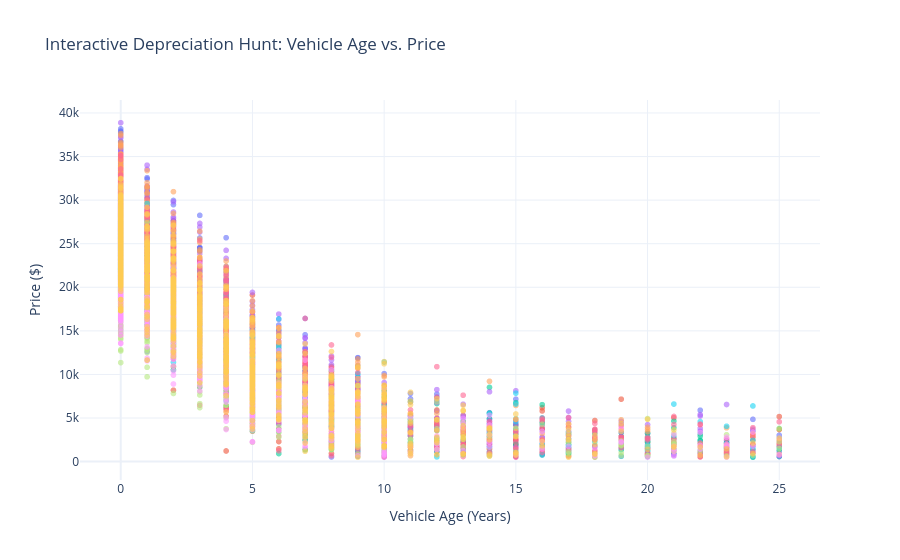

Notebook code cell kept with this figure:
### Code cell
import plotly.express as px



# Create the interactive scatter plot
fig = px.scatter(df_clean, 
                 x='age', 
                 y='price',
                 color='brand',
                 hover_data=['model', 'fuel_type'], # Adds specific details to tooltips
                 title='Interactive Depreciation Hunt: Vehicle Age vs. Price',
                 labels={'age': 'Vehicle Age (Years)', 'price': 'Price ($)'},
                 template='plotly_white',
                 opacity=0.6)

# Update layout for a cleaner look in the README
fig.update_layout(showlegend=False) 
fig.show()

### Figure 1 — Plotly figure (JSON) as saved in the notebook; plotly's stock layout.template omitted (floating-point values rounded to 4 significant figures; data arrays with more than 128 entries replaced by an {"elided": "..."} marker saying what was removed)
{"data": [{"customdata": {"elided": "772x2 str values"}, "hovertemplate": "brand=Audi<br>Vehicle Age (Years)=%{x}<br>Price ($)=%{y}<br>model=%{customdata[0]}<br>fuel_type=%{customdata[1]}<extra></extra>", "legendgroup": "Audi", "marker": {"color": "#636efa", "opacity": 0.6, "symbol": "circle"}, "mode": "markers", "name": "Audi", "showlegend": true, "type": "scattergl", "x": {"elided": "772 int values"}, "xaxis": "x", "y": {"elided": "772 int values"}, "yaxis": "y"}, {"customdata": {"elided": "868x2 str values"}, "hovertemplate": "brand=VW<br>Vehicle Age (Years)=%{x}<br>Price ($)=%{y}<br>model=%{customdata[0]}<br>fuel_type=%{customdata[1]}<extra></extra>", "legendgroup": "VW", "marker": {"color": "#EF553B", "opacity": 0.6, "symbol": "circle"}, "mode": "markers", "name": "VW", "showlegend": true, "type": "scattergl", "x": {"elided": "868 int values"}, "xaxis": "x", "y": {"elided": "868 int values"}, "yaxis": "y"}, {"customdata": {"elided": "894x2 str values"}, "hovertemplate": "brand=Ford<br>Vehicle Age (Years)=%{x}<br>Price ($)=%{y}<br>model=%{customdata[0]}<br>fuel_type=%{customdata[1]}<extra></extra>", "legendgroup": "Ford", "marker": {"color": "#00cc96", "opacity": 0.6, "symbol": "circle"}, "mode": "markers", "name": "Ford", "showlegend": true, "type": "scattergl", "x": {"elided": "894 int values"}, "xaxis": "x", "y": {"elided": "894 int values"}, "yaxis": "y"}, {"customdata": {"elided": "924x2 str values"}, "hovertemplate": "brand=Mercedes<br>Vehicle Age (Years)=%{x}<br>Price ($)=%{y}<br>model=%{customdata[0]}<br>fuel_type=%{customdata[1]}<extra></extra>", "legendgroup": "Mercedes", "marker": {"color": "#ab63fa", "opacity": 0.6, "symbol": "circle"}, "mode": "markers", "name": "Mercedes", "showlegend": true, "type": "scattergl", "x": {"elided": "924 int values"}, "xaxis": "x", "y": {"elided": "924 int values"}, "yaxis": "y"}, {"customdata": {"elided": "896x2 str values"}, "hovertemplate": "brand=BMW<br>Vehicle Age (Years)=%{x}<br>Price ($)=%{y}<br>model=%{customdata[0]}<br>fuel_type=%{customdata[1]}<extra></extra>", "legendgroup": "BMW", "marker": {"color": "#FFA15A", "opacity": 0.6, "symbol": "circle"}, "mode": "markers", "name": "BMW", "showlegend": true, "type": "scattergl", "x": {"elided": "896 int values"}, "xaxis": "x", "y": {"elided": "896 int values"}, "yaxis": "y"}, {"customdata": {"elided": "891x2 str values"}, "hovertemplate": "brand=Hyundai<br>Vehicle Age (Years)=%{x}<br>Price ($)=%{y}<br>model=%{customdata[0]}<br>fuel_type=%{customdata[1]}<extra></extra>", "legendgroup": "Hyundai", "marker": {"color": "#19d3f3", "opacity": 0.6, "symbol": "circle"}, "mode": "markers", "name": "Hyundai", "showlegend": true, "type": "scattergl", "x": {"elided": "891 int values"}, "xaxis": "x", "y": {"elided": "891 int values"}, "yaxis": "y"}, {"customdata": {"elided": "1380x2 str values"}, "hovertemplate": "brand=Toyota<br>Vehicle Age (Years)=%{x}<br>Price ($)=%{y}<br>model=%{customdata[0]}<br>fuel_type=%{customdata[1]}<extra></extra>", "legendgroup": "Toyota", "marker": {"color": "#FF6692", "opacity": 0.6, "symbol": "circle"}, "mode": "markers", "name": "Toyota", "showlegend": true, "type": "scattergl", "x": {"elided": "1380 int values"}, "xaxis": "x", "y": {"elided": "1380 int values"}, "yaxis": "y"}, {"customdata": {"elided": "659x2 str values"}, "hovertemplate": "brand=Dacia<br>Vehicle Age (Years)=%{x}<br>Price ($)=%{y}<br>model=%{customdata[0]}<br>fuel_type=%{customdata[1]}<extra></extra>", "legendgroup": "Dacia", "marker": {"color": "#B6E880", "opacity": 0.6, "symbol": "circle"}, "mode": "markers", "name": "Dacia", "showlegend": true, "type": "scattergl", "x": {"elided": "659 int values"}, "xaxis": "x", "y": {"elided": "659 int values"}, "yaxis": "y"}, {"customdata": {"elided": "742x2 str values"}, "hovertemplate": "brand=Fiat<br>Vehicle Age (Years)=%{x}<br>Price ($)=%{y}<br>model=%{customdata[0]}<br>fuel_type=%{customdata[1]}<extra></extra>", "legendgroup": "Fiat", "marker": {"color": "#FF97FF", "opacity": 0.6, "symbol": "circle"}, "mode": "markers", "name": "Fiat", "showlegend": true, "type": "scattergl", "x": {"elided": "742 int values"}, "xaxis": "x", "y": {"elided": "742 int values"}, "yaxis": "y"}, {"customdata": {"elided": "1085x2 str values"}, "hovertemplate": "brand=Honda<br>Vehicle Age (Years)=%{x}<br>Price ($)=%{y}<br>model=%{customdata[0]}<br>fuel_type=%{customdata[1]}<extra></extra>", "legendgroup": "Honda", "marker": {"color": "#FECB52", "opacity": 0.6, "symbol": "circle"}, "mode": "markers", "name": "Honda", "showlegend": true, "type": "scattergl", "x": {"elided": "1085 int values"}, "xaxis": "x", "y": {"elided": "1085 int values"}, "yaxis": "y"}], "layout": {"legend": {"title": {"text": "brand"}, "tracegroupgap": 0}, "showlegend": false, "title": {"text": "Interactive Depreciation Hunt: Vehicle Age vs. Price"}, "xaxis": {"anchor": "y", "domain": [0, 1], "title": {"text": "Vehicle Age (Years)"}}, "yaxis": {"anchor": "x", "domain": [0, 1], "title": {"text": "Price ($)"}}}}
